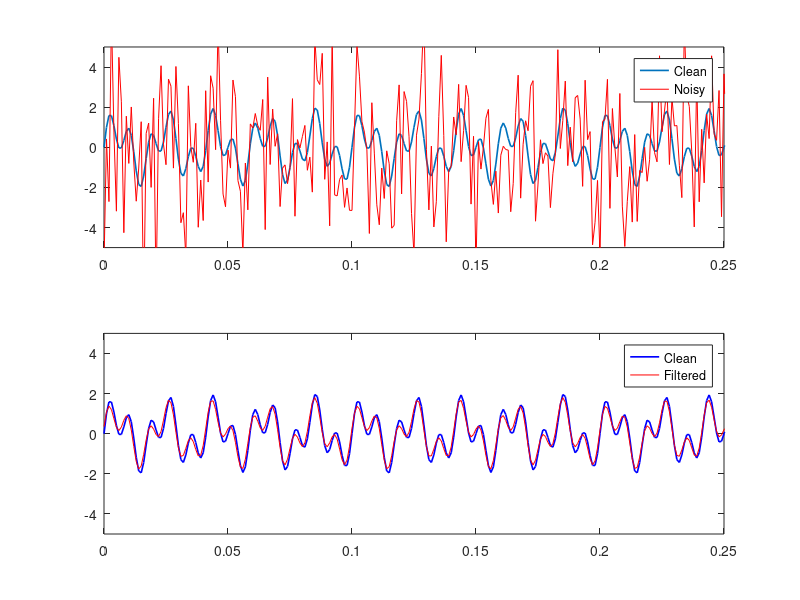
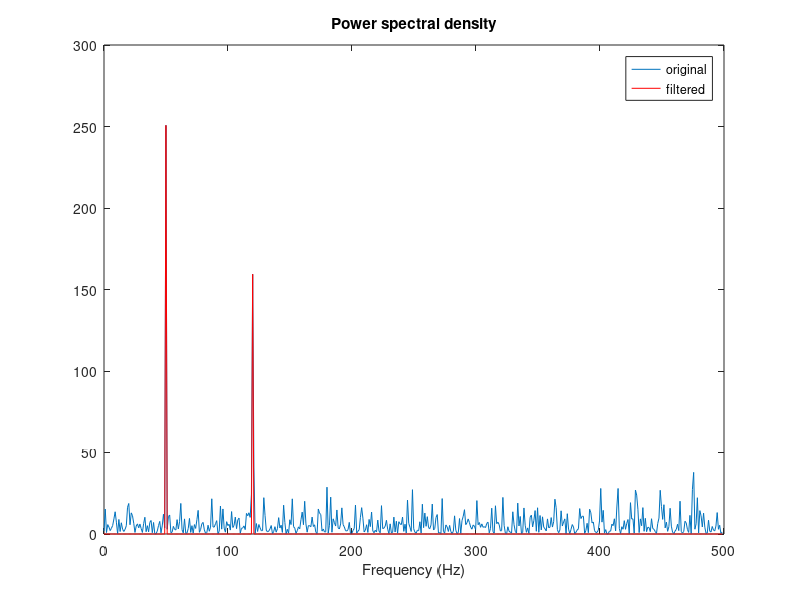

The MATLAB script that drew these images, in order:
clear all

%% create a simple signal with two frequencies
dt = .001;
t = 0:dt:1;
x = sin(2*pi*50*t) + sin(2*pi*120*t);

figure(1)
subplot(2,1,1)
plot(t,x,'LineWidth',1.2)

%%  add some noise
y = x + 2.5*randn(size(t));
hold on
plot(t,y,'r')
axis([0 .25 -5 5])
legend('Clean','Noisy')

%% Compute the Fast Fourier Transform FFT
figure
N = length(t);
Y = fft(y,N);  % computes the (fast) discrete fourier transform
PSD = Y.*conj(Y)/N;  % Power spectrum (how much power in each freq)
freq = 1/(dt*N)*(0:N);  %create the x-axis of frequencies in Hz
L = 1:floor(N/2);  % only plot the first half of freqs
plot(freq(L),PSD(L))
title('Power spectral density')
xlabel('Frequency (Hz)')

%% Use the PSD to filter out noise
indices = PSD>50;  % find all freqs with large power
PSD = PSD.*indices;  % zero out all others
hold on
plot(freq(L),PSD(L),'r') 
legend('original','filtered')

Y = indices.*Y;  % zero out small Fourier coefficients in Y
yfilt = ifft(Y);     % inverse FFT to get filtered time-domain signal

figure(1)
subplot(2,1,2)
plot(t,x,'b','LineWidth',1.2)
hold on
plot(t,yfilt,'r')
axis([0 .25 -5 5])
legend('Clean','Filtered')

 %% play sound
sound(y,1/dt)